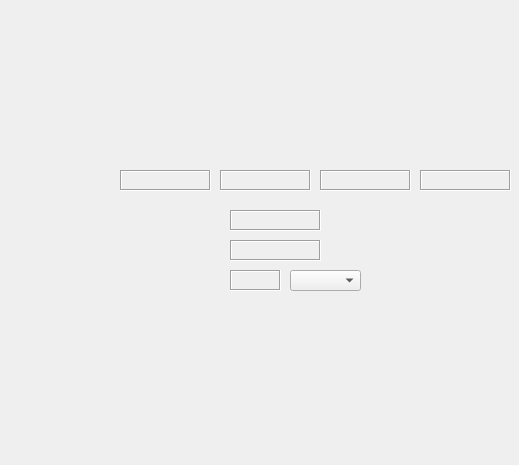
<?xml version="1.0" encoding="UTF-8"?>
<ui version="4.0">
 <class>Form</class>
 <widget class="QWidget" name="Form">
  <property name="geometry">
   <rect>
    <x>0</x>
    <y>0</y>
    <width>519</width>
    <height>465</height>
   </rect>
  </property>
  <property name="windowTitle">
   <string>${DEV} Main</string>
  </property>
  <widget class="PyDMByteIndicator" name="PyDMByteIndicator">
   <property name="geometry">
    <rect>
     <x>20</x>
     <y>30</y>
     <width>71</width>
     <height>231</height>
    </rect>
   </property>
   <property name="toolTip">
    <string/>
   </property>
   <property name="alarmSensitiveBorder" stdset="0">
    <bool>false</bool>
   </property>
   <property name="channel" stdset="0">
    <string>ca://${DEV}:GET_GDE</string>
   </property>
   <property name="labelPosition" stdset="0">
    <enum>QTabWidget::West</enum>
   </property>
   <property name="numBits" stdset="0">
    <number>16</number>
   </property>
  </widget>
  <widget class="PyDMLabel" name="PyDMLabel_3">
   <property name="geometry">
    <rect>
     <x>120</x>
     <y>170</y>
     <width>91</width>
     <height>21</height>
    </rect>
   </property>
   <property name="toolTip">
    <string/>
   </property>
   <property name="frameShape">
    <enum>QFrame::Box</enum>
   </property>
   <property name="frameShadow">
    <enum>QFrame::Sunken</enum>
   </property>
   <property name="precisionFromPV" stdset="0">
    <bool>true</bool>
   </property>
   <property name="alarmSensitiveBorder" stdset="0">
    <bool>false</bool>
   </property>
   <property name="channel" stdset="0">
    <string>ca://${DEV}:PRESS_CH1</string>
   </property>
   <property name="displayFormat" stdset="0">
    <enum>PyDMLabel::Exponential</enum>
   </property>
  </widget>
  <widget class="PyDMByteIndicator" name="PyDMByteIndicator_2">
   <property name="geometry">
    <rect>
     <x>120</x>
     <y>30</y>
     <width>71</width>
     <height>121</height>
    </rect>
   </property>
   <property name="toolTip">
    <string/>
   </property>
   <property name="alarmSensitiveBorder" stdset="0">
    <bool>false</bool>
   </property>
   <property name="channel" stdset="0">
    <string>ca://${DEV}:STAT_CH1</string>
   </property>
   <property name="labelPosition" stdset="0">
    <enum>QTabWidget::West</enum>
   </property>
   <property name="numBits" stdset="0">
    <number>8</number>
   </property>
  </widget>
  <widget class="PyDMByteIndicator" name="PyDMByteIndicator_3">
   <property name="geometry">
    <rect>
     <x>220</x>
     <y>30</y>
     <width>71</width>
     <height>121</height>
    </rect>
   </property>
   <property name="toolTip">
    <string/>
   </property>
   <property name="alarmSensitiveBorder" stdset="0">
    <bool>false</bool>
   </property>
   <property name="channel" stdset="0">
    <string>ca://${DEV}:STAT_CH2</string>
   </property>
   <property name="labelPosition" stdset="0">
    <enum>QTabWidget::West</enum>
   </property>
   <property name="numBits" stdset="0">
    <number>8</number>
   </property>
  </widget>
  <widget class="PyDMByteIndicator" name="PyDMByteIndicator_4">
   <property name="geometry">
    <rect>
     <x>320</x>
     <y>30</y>
     <width>71</width>
     <height>121</height>
    </rect>
   </property>
   <property name="toolTip">
    <string/>
   </property>
   <property name="alarmSensitiveBorder" stdset="0">
    <bool>false</bool>
   </property>
   <property name="channel" stdset="0">
    <string>ca://${DEV}:STAT_CH3</string>
   </property>
   <property name="labelPosition" stdset="0">
    <enum>QTabWidget::West</enum>
   </property>
   <property name="numBits" stdset="0">
    <number>8</number>
   </property>
  </widget>
  <widget class="PyDMByteIndicator" name="PyDMByteIndicator_5">
   <property name="geometry">
    <rect>
     <x>420</x>
     <y>30</y>
     <width>71</width>
     <height>121</height>
    </rect>
   </property>
   <property name="toolTip">
    <string/>
   </property>
   <property name="alarmSensitiveBorder" stdset="0">
    <bool>false</bool>
   </property>
   <property name="channel" stdset="0">
    <string>ca://${DEV}:STAT_CH4</string>
   </property>
   <property name="labelPosition" stdset="0">
    <enum>QTabWidget::West</enum>
   </property>
   <property name="numBits" stdset="0">
    <number>8</number>
   </property>
  </widget>
  <widget class="PyDMLabel" name="PyDMLabel_4">
   <property name="geometry">
    <rect>
     <x>220</x>
     <y>170</y>
     <width>91</width>
     <height>21</height>
    </rect>
   </property>
   <property name="toolTip">
    <string/>
   </property>
   <property name="frameShape">
    <enum>QFrame::Box</enum>
   </property>
   <property name="frameShadow">
    <enum>QFrame::Sunken</enum>
   </property>
   <property name="precisionFromPV" stdset="0">
    <bool>true</bool>
   </property>
   <property name="alarmSensitiveBorder" stdset="0">
    <bool>false</bool>
   </property>
   <property name="channel" stdset="0">
    <string>ca://${DEV}:PRESS_CH2</string>
   </property>
   <property name="displayFormat" stdset="0">
    <enum>PyDMLabel::Exponential</enum>
   </property>
  </widget>
  <widget class="PyDMLabel" name="PyDMLabel_5">
   <property name="geometry">
    <rect>
     <x>320</x>
     <y>170</y>
     <width>91</width>
     <height>21</height>
    </rect>
   </property>
   <property name="toolTip">
    <string/>
   </property>
   <property name="frameShape">
    <enum>QFrame::Box</enum>
   </property>
   <property name="frameShadow">
    <enum>QFrame::Sunken</enum>
   </property>
   <property name="precisionFromPV" stdset="0">
    <bool>true</bool>
   </property>
   <property name="alarmSensitiveBorder" stdset="0">
    <bool>false</bool>
   </property>
   <property name="channel" stdset="0">
    <string>ca://${DEV}:PRESS_CH3</string>
   </property>
   <property name="displayFormat" stdset="0">
    <enum>PyDMLabel::Exponential</enum>
   </property>
  </widget>
  <widget class="PyDMLabel" name="PyDMLabel_6">
   <property name="geometry">
    <rect>
     <x>420</x>
     <y>170</y>
     <width>91</width>
     <height>21</height>
    </rect>
   </property>
   <property name="toolTip">
    <string/>
   </property>
   <property name="frameShape">
    <enum>QFrame::Box</enum>
   </property>
   <property name="frameShadow">
    <enum>QFrame::Sunken</enum>
   </property>
   <property name="precisionFromPV" stdset="0">
    <bool>true</bool>
   </property>
   <property name="alarmSensitiveBorder" stdset="0">
    <bool>false</bool>
   </property>
   <property name="channel" stdset="0">
    <string>ca://${DEV}:PRESS_CH4</string>
   </property>
   <property name="displayFormat" stdset="0">
    <enum>PyDMLabel::Exponential</enum>
   </property>
  </widget>
  <widget class="PyDMByteIndicator" name="PyDMByteIndicator_6">
   <property name="geometry">
    <rect>
     <x>130</x>
     <y>210</y>
     <width>71</width>
     <height>151</height>
    </rect>
   </property>
   <property name="toolTip">
    <string/>
   </property>
   <property name="alarmSensitiveBorder" stdset="0">
    <bool>false</bool>
   </property>
   <property name="channel" stdset="0">
    <string>ca://${DEV}:GET_ISE</string>
   </property>
   <property name="labelPosition" stdset="0">
    <enum>QTabWidget::West</enum>
   </property>
   <property name="numBits" stdset="0">
    <number>10</number>
   </property>
  </widget>
  <widget class="PyDMLabel" name="PyDMLabel_7">
   <property name="geometry">
    <rect>
     <x>230</x>
     <y>210</y>
     <width>91</width>
     <height>21</height>
    </rect>
   </property>
   <property name="toolTip">
    <string/>
   </property>
   <property name="frameShape">
    <enum>QFrame::Box</enum>
   </property>
   <property name="frameShadow">
    <enum>QFrame::Sunken</enum>
   </property>
   <property name="showUnits" stdset="0">
    <bool>true</bool>
   </property>
   <property name="precisionFromPV" stdset="0">
    <bool>false</bool>
   </property>
   <property name="alarmSensitiveBorder" stdset="0">
    <bool>false</bool>
   </property>
   <property name="channel" stdset="0">
    <string>ca://${DEV}:GET_IDO</string>
   </property>
   <property name="displayFormat" stdset="0">
    <enum>PyDMLabel::Decimal</enum>
   </property>
  </widget>
  <widget class="PyDMLabel" name="PyDMLabel_8">
   <property name="geometry">
    <rect>
     <x>230</x>
     <y>240</y>
     <width>91</width>
     <height>21</height>
    </rect>
   </property>
   <property name="toolTip">
    <string/>
   </property>
   <property name="frameShape">
    <enum>QFrame::Box</enum>
   </property>
   <property name="frameShadow">
    <enum>QFrame::Sunken</enum>
   </property>
   <property name="showUnits" stdset="0">
    <bool>true</bool>
   </property>
   <property name="precisionFromPV" stdset="0">
    <bool>false</bool>
   </property>
   <property name="alarmSensitiveBorder" stdset="0">
    <bool>false</bool>
   </property>
   <property name="channel" stdset="0">
    <string>ca://${DEV}:GET_IEC</string>
   </property>
   <property name="displayFormat" stdset="0">
    <enum>PyDMLabel::String</enum>
   </property>
  </widget>
  <widget class="PyDMLabel" name="PyDMLabel_9">
   <property name="geometry">
    <rect>
     <x>230</x>
     <y>270</y>
     <width>51</width>
     <height>21</height>
    </rect>
   </property>
   <property name="toolTip">
    <string/>
   </property>
   <property name="frameShape">
    <enum>QFrame::Box</enum>
   </property>
   <property name="frameShadow">
    <enum>QFrame::Sunken</enum>
   </property>
   <property name="showUnits" stdset="0">
    <bool>true</bool>
   </property>
   <property name="precisionFromPV" stdset="0">
    <bool>false</bool>
   </property>
   <property name="alarmSensitiveBorder" stdset="0">
    <bool>false</bool>
   </property>
   <property name="channel" stdset="0">
    <string>ca://${DEV}:GET_UNI</string>
   </property>
   <property name="displayFormat" stdset="0">
    <enum>PyDMLabel::String</enum>
   </property>
  </widget>
  <widget class="PyDMEnumComboBox" name="PyDMEnumComboBox">
   <property name="geometry">
    <rect>
     <x>290</x>
     <y>270</y>
     <width>71</width>
     <height>21</height>
    </rect>
   </property>
   <property name="toolTip">
    <string/>
   </property>
   <property name="channel" stdset="0">
    <string>ca://${DEV}:SET_UNI</string>
   </property>
  </widget>
 </widget>
 <customwidgets>
  <customwidget>
   <class>PyDMLabel</class>
   <extends>QLabel</extends>
   <header>pydm.widgets.label</header>
  </customwidget>
  <customwidget>
   <class>PyDMByteIndicator</class>
   <extends>QWidget</extends>
   <header>pydm.widgets.byte</header>
  </customwidget>
  <customwidget>
   <class>PyDMEnumComboBox</class>
   <extends>QComboBox</extends>
   <header>pydm.widgets.enum_combo_box</header>
  </customwidget>
 </customwidgets>
 <resources/>
 <connections/>
</ui>
